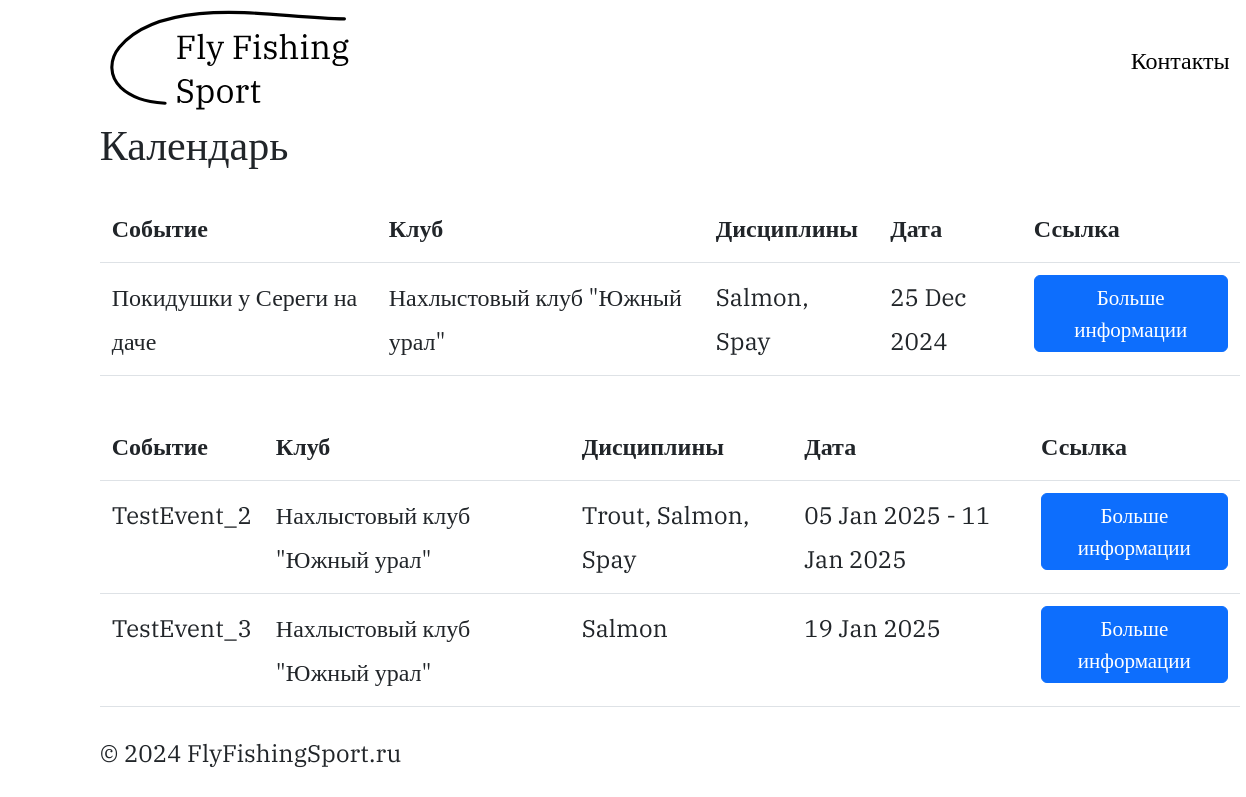
Screenshot of /calendar/ with the database file from the repository.
### SportCalendar/models.py (models this page shows, shortened)
class Event(models.Model):
    name = models.CharField(max_length=255)
    disciplines = models.ManyToManyField(Discipline)
    date_start = models.DateField()
    date_end = models.DateField(null=True, blank=True)
    club = models.ForeignKey(Club, on_delete=models.CASCADE)
    link = models.URLField()
    image = models.ImageField(upload_to='event_images/', null=True, blank=True)

class Club(models.Model):
    name = models.CharField(max_length=255)
    url = models.URLField()
    city = models.CharField(max_length=100)
    logo = models.ImageField(upload_to='club_logos/', null=True, blank=True)

class Discipline(models.Model):
    name = models.CharField(max_length=100)
    def __str__(self):
        return self.name

### SportCalendar/views.py (the view)
# urls.py: path('calendar/', views.event_calendar, name='event_calendar'),
def event_calendar(request):
    events = Event.objects.select_related('club').prefetch_related('disciplines').order_by('date_start')
    context = {'events': events}
    return render(request, 'SportCalendar.html', context)

### SportCalendar/templates/SportCalendar.html (shortened to what this page needs)
{% extends 'base.html' %}
{% block content %}
<h3>Календарь</h3>
{% regroup events by date_start|date:"Y-m" as grouped_events %}
{% for month, month_events in grouped_events %}
    <div class="table-responsive">
        <table class="table">
            <thead class="thead-dark">
                <tr>
                    <th>Событие</th>
                    <th>Клуб</th>
                    <th>Дисциплины</th>
                    <th>Дата</th>
                    <th>Ссылка</th>
                </tr>
            </thead>
            <tbody>
                {% for event in month_events %}
                    <tr>
                        <td>{{ event.name }}</td>
                        <td>{{ event.club.name }}</td>
                        <td>{{ event.disciplines.all|join:", " }}</td>
                        <td>
                            {{ event.date_start|date:"d M Y" }}
                            {% if event.date_end %}
                                - {{ event.date_end|date:"d M Y" }}
                            {% endif %}
                        </td>
                        <td><a href="{{ event.link }}" class="btn btn-primary btn-sm">Больше информации</a></td>
                    </tr>
                {% endfor %}
            </tbody>
        </table>
    </div>
{% endfor %}
{% endblock %}

### FlyFishingSport/static/style.css (style rules this page uses)
:root { --animate-duration: 800ms; --animate-delay: 0.9s; font: 400 24px/44px IBM Plex Serif; display: flex; box-sizing: border-box; }
body { display: flex; flex-direction: column; margin-right: 8%; margin-left: 8%; padding: 0; justify-content: center; font: 400 24px/44px IBM Plex Serif; }

### rows the page displays
Event: name "Покидушки у Сереги на даче", club.name "Нахлыстовый клуб \"Южный урал\"", disciplines.all "Salmon, Spay", date_start "25 Dec 2024"
Event: name "TestEvent_2", club.name "Нахлыстовый клуб \"Южный урал\"", disciplines.all "Trout, Salmon, Spay", date_start "05 Jan 2025", date_end "11 Jan 2025"
Event: name "TestEvent_3", club.name "Нахлыстовый клуб \"Южный урал\"", disciplines.all "Salmon", date_start "19 Jan 2025"
